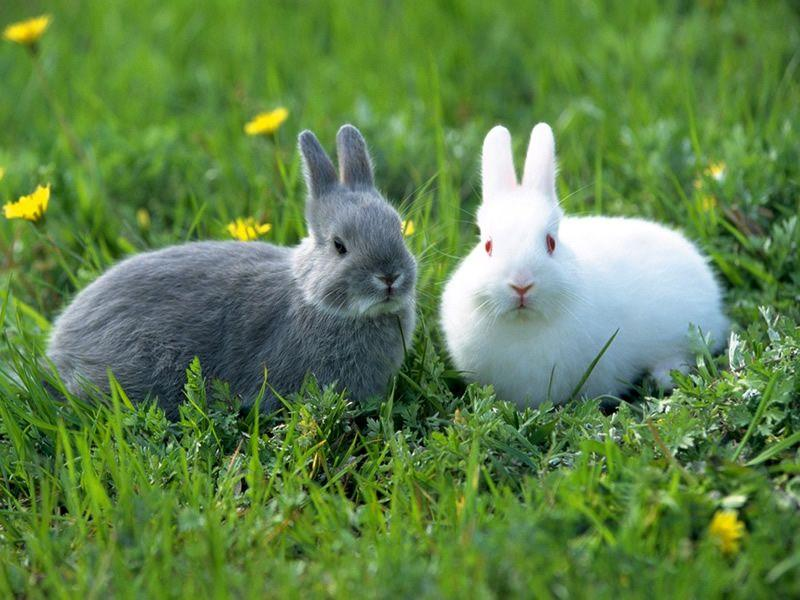
#> input picture 练习/图像处理进阶版/Retinex图像增强/rabbit.png, 800 x 600 px
$ python '3.带色彩恢复的MSRCR(源码有误).py'
#> lines starting #> are read from the running program, lines starting #| are printed output that depends on the picture; after the words box and inside, x2 and y2 are one past the last pixel; in counts of white or black regions, pixels touching at a corner belong together
# -*- coding: UTF-8 -*-
"""
@Project : pythonProject
@File    : 3.带色彩恢复的MSR.py
@IDE     : PyCharm
@Author  : FengHuohuo
@Date    : 2022/7/2 16:43
@Function：
"""
import cv2
import numpy as np

# MSRCR
def replaceZeroes(data):
    min_nonzero = min(data[np.nonzero(data)])
    data[data == 0] = min_nonzero
    return data


# simple color balance
def simple_color_balance(input_img, s1, s2):
    h, w = input_img.shape[:2]
    out_img = input_img.copy()
    sort_img = input_img.copy()
    one_dim_array = sort_img.flatten()  # 转化为一维数组
    sort_array = sorted(one_dim_array)  # 对一维数组按升序排序

    num = h * w
    print(num)
    # 取最小值部分像素值的索引
    per1 = int((h * w) * s1/100)
    print(per1)
    minvalue = sort_array[per1]

    # 取最大值部分像素值的索引
    per2 = int((h * w) * s2/100)
    print(per2)
    maxvalue = sort_array[(h * w) - 1 - per2]

    # 实施简单白平衡算法
    if (maxvalue <= minvalue):  # 若取到的最大值索引<最小值索引
        for i in range(h):
            for j in range(w):
                out_img[i, j] = maxvalue    # 将图像所有像素均设为像素最大值
    else:                       # 若是正常图像取值
        scale = 255.0 / (maxvalue - minvalue)   # 线性拉伸参数
        for m in range(h):
            for n in range(w):
                if (input_img[m, n] < minvalue):    # 将小于最小像素设为0
                    out_img[m, n] = 0
                elif (input_img[m, n] > maxvalue):  # 将大于最大像素设为255
                    out_img[m, n] = 255
                else:                               # 中间段像素进行拉伸
                    out_img[m, n] = scale * (input_img[m, n] - minvalue)  # 映射中间段的图像像素

    out_img = cv2.convertScaleAbs(out_img)      # 将得到的有些负值取绝对值得到正数，并将数据转化到0-255之间
    return out_img

# s1,s2 是去掉最小值和最大值的(量程100)，即去s1~s2中间部分
def MSRCR(img, scales, s1, s2):
    h, w = img.shape[:2]
    MSRCR_Out = img.copy()
    scales_size = 3

    B, G, R = cv2.split(img)
    log_R = np.zeros((h, w), dtype=np.float32)
    I = np.zeros((h, w), dtype=np.float32)

    I = np.add(B, G, R)
    I = replaceZeroes(I)

    for j in range(3):
        img[:, :, j] = replaceZeroes(img[:, :, j])
        for i in range(0, scales_size):
            L_blur = cv2.GaussianBlur(img[:, :, j], (scales[i], scales[i]), 0)
            L_blur = replaceZeroes(L_blur)
            dst_img = cv2.log(img[:, :, j]/255.0)   # 注意一下 最好用x = cv2.log（y）
            dst_Lblur = cv2.log(L_blur/255.0)
            dst_Ixl = cv2.multiply(dst_img, dst_Lblur)
            log_R += cv2.subtract(dst_img, dst_Ixl)
        MSR = log_R / 3.0
        MSRCR = 46 * (cv2.log(125.0 * img[:, :, j]/255.0) - cv2.log(I/255.0))
        MSRCR = cv2.normalize(MSRCR, 0, 255, cv2.NORM_MINMAX)
        MSRCR_Out[:, :, j] = simple_color_balance(MSRCR, s1, s2)
    return MSRCR_Out

if __name__ == "__main__":
    # image = cv2.imread("src.jpg")
    image = cv2.imread("rabbit.png")
#> image is the input picture: shape (600, 800, 3); mean B, G, R 74, 131, 95.8
    # image = 255 - image
    cv2.imshow("MRC", image)

    h, w = image.shape[:2]
#> h = 600; w = 800
    scales = [3, 5, 9]
    low = 10
    high = 110
    MSRCR_Out = MSRCR(image, scales, low, high)
#> in MSRCR, `I = np.add(B, G, R)`:
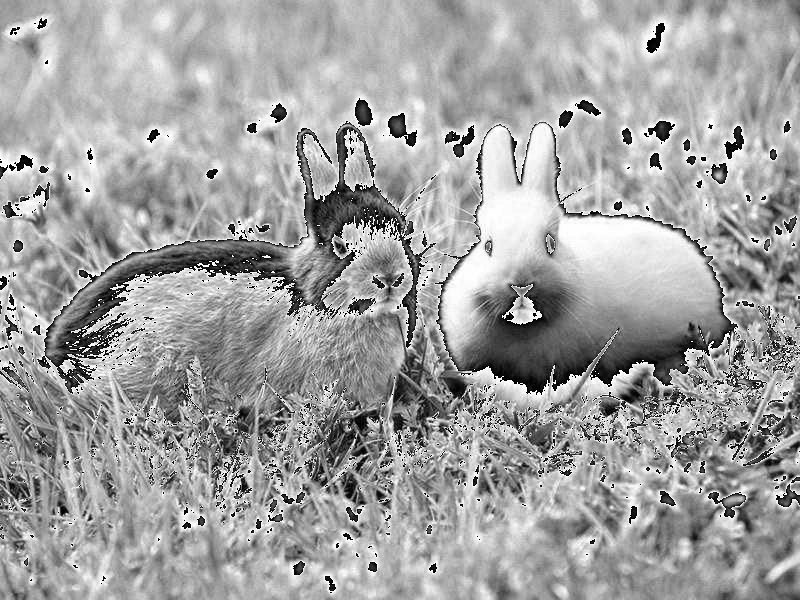
#> I: shape (600, 800); min 0, max 255, mean 161.4
#> in replaceZeroes, `min_nonzero = min(data[np.nonzero(data)])`: min_nonzero = 1
#> in replaceZeroes, `data[data == 0] = min_nonzero`: data: shape (600, 800); 0.16% of pixels changed, all inside (x1, y1, x2, y2) = (0, 21, 799, 589)
#> the loop in MSRCR, `for j in range(3):` made 3 passes
#> pass 1, in MSRCR, `MSRCR = 46 * (cv2.log(125.0 * img[:, :, j]/255.0) - cv2.log(I/255.0))`:
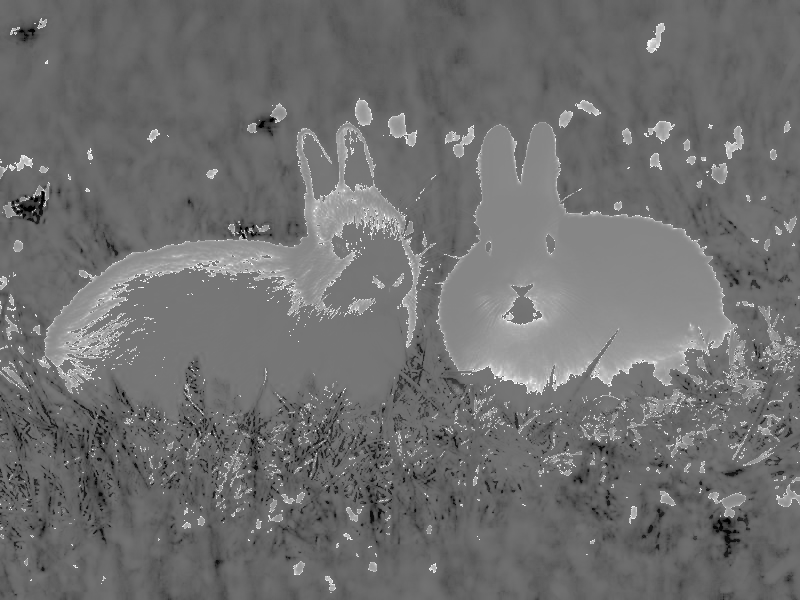
#> MSRCR: shape (600, 800) float64; min -31.14, max 449.7, mean 179.3; drawn with min black and max white
#> pass 1, in simple_color_balance, `out_img = cv2.convertScaleAbs(out_img)`:
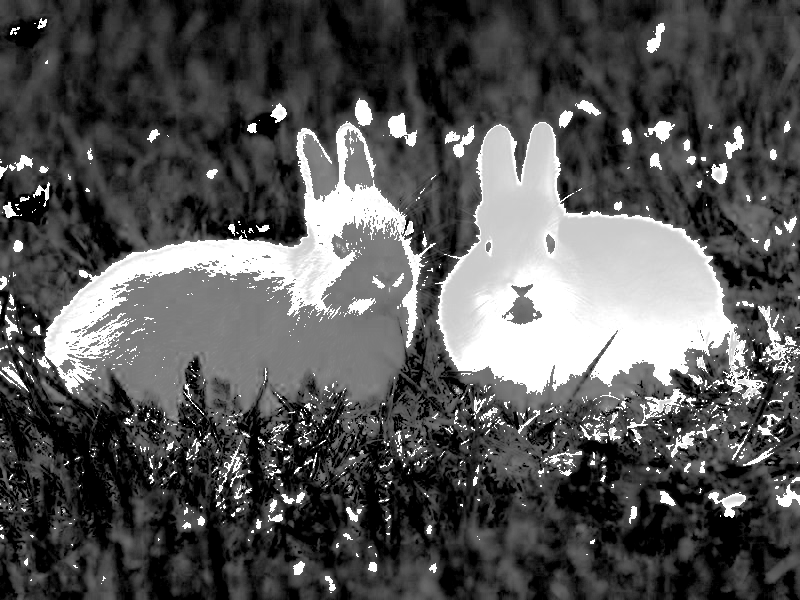
#> out_img: shape (600, 800); min 0, max 255, mean 85.2
#> after the loop in MSRCR, `for j in range(3):`:
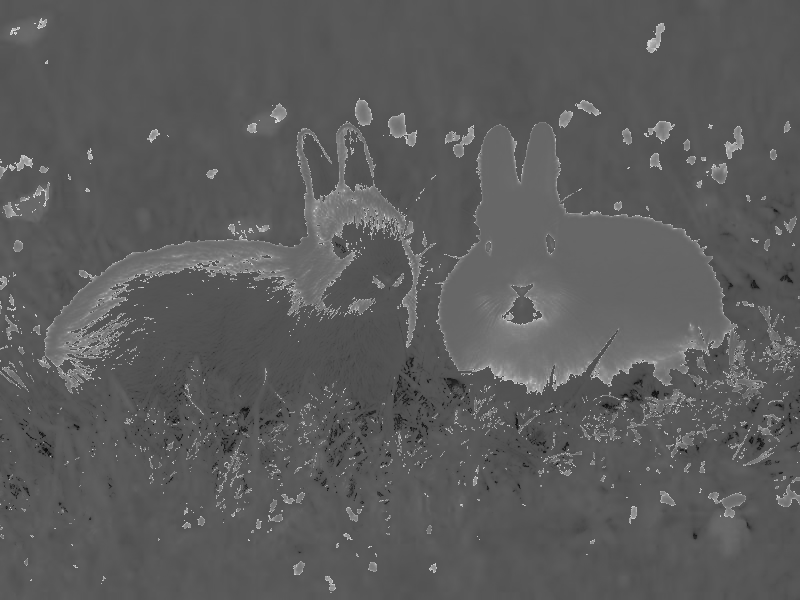
#> MSRCR: shape (600, 800) float64; min 0.0462, max 0.869, mean 0.362
#> after the loop in MSRCR, `for j in range(3):`:
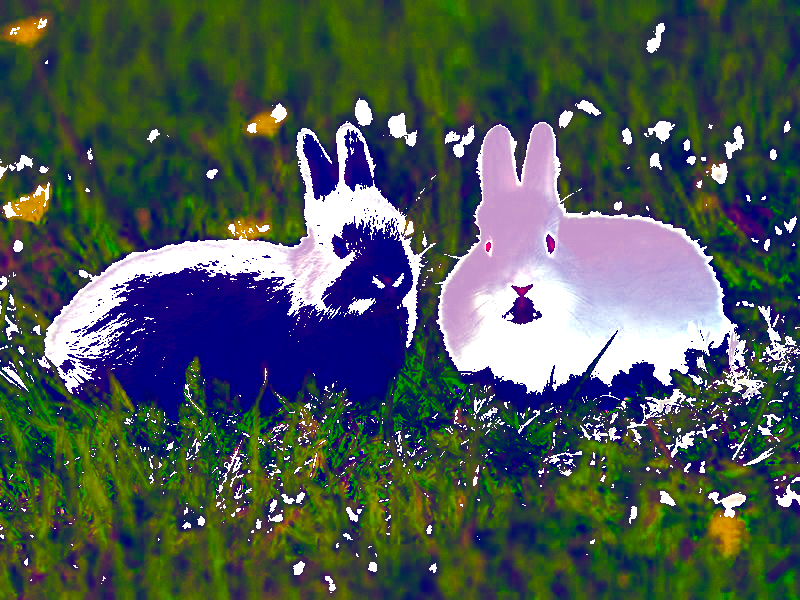
#> MSRCR_Out: shape (600, 800, 3); mean B, G, R 85.2, 88.4, 73.7
#> after the loop in MSRCR, `for j in range(3):`:
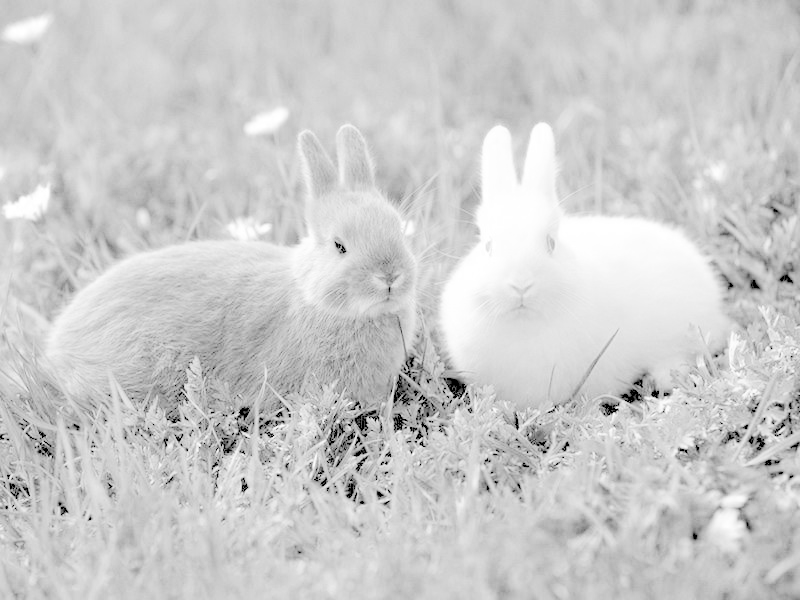
#> dst_img: shape (600, 800) float64; min -5.54, max 0, mean -1.1; drawn with min black and max white
#> after the loop in MSRCR, `for j in range(3):`: img: shape (600, 800, 3); 1.14% of pixels changed, all inside (x1, y1, x2, y2) = (0, 29, 800, 571)
#> after the loop in MSRCR, `for j in range(3):`:
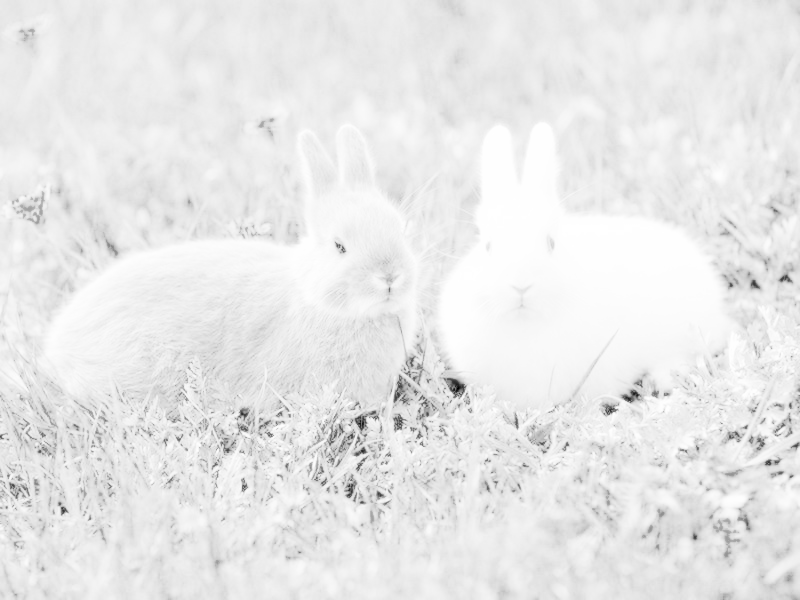
#> log_R: shape (600, 800) float32; min -289.8, max 0, mean -24.53; drawn with min black and max white
    cv2.imshow("MSRCR", MSRCR_Out)
    cv2.waitKey(0)
    cv2.destroyWindow()

$ run again, with 练习/图像处理进阶版/Retinex图像增强/example1.png copied over 练习/图像处理进阶版/Retinex图像增强/rabbit.png
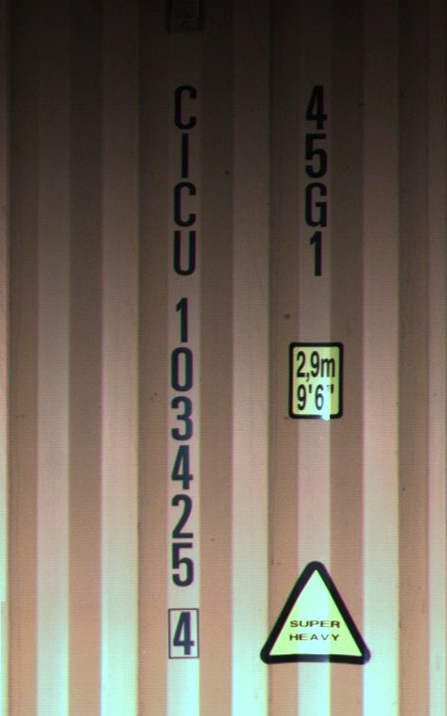
#> input picture 练习/图像处理进阶版/Retinex图像增强/example1.png, 447 x 716 px
#> image is the input picture: shape (716, 447, 3); mean B, G, R 91.2, 103.8, 114
#> min_nonzero = 1
#> data: shape (716, 447); min 1, max 255, mean 113
#> the loop in MSRCR, `for j in range(3):` made 3 passes
#> pass 1, in simple_color_balance, `out_img = cv2.convertScaleAbs(out_img)`:
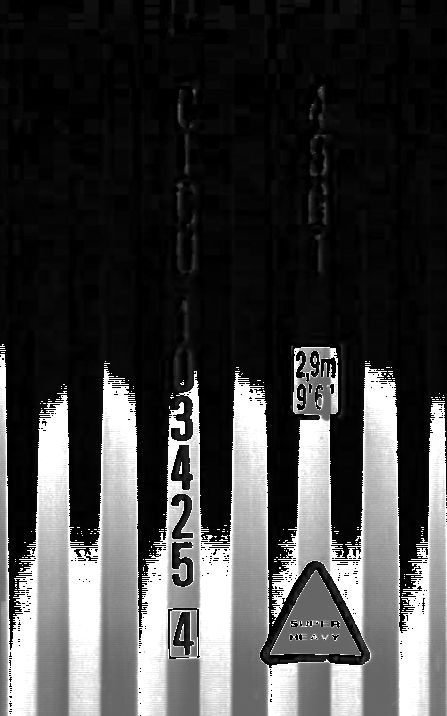
#> out_img: shape (716, 447); min 0, max 255, mean 65.8
#> after the loop in MSRCR, `for j in range(3):`:
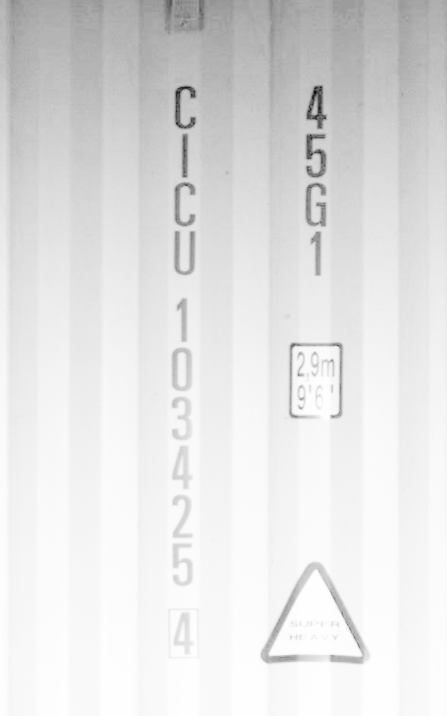
#> log_R: shape (716, 447) float32; min -235.3, max -0.779, mean -27.08; drawn with min black and max white

$ run again, with 练习/图像处理进阶版/Retinex图像增强/MSRCR_water.jpg saved as 练习/图像处理进阶版/Retinex图像增强/rabbit.png
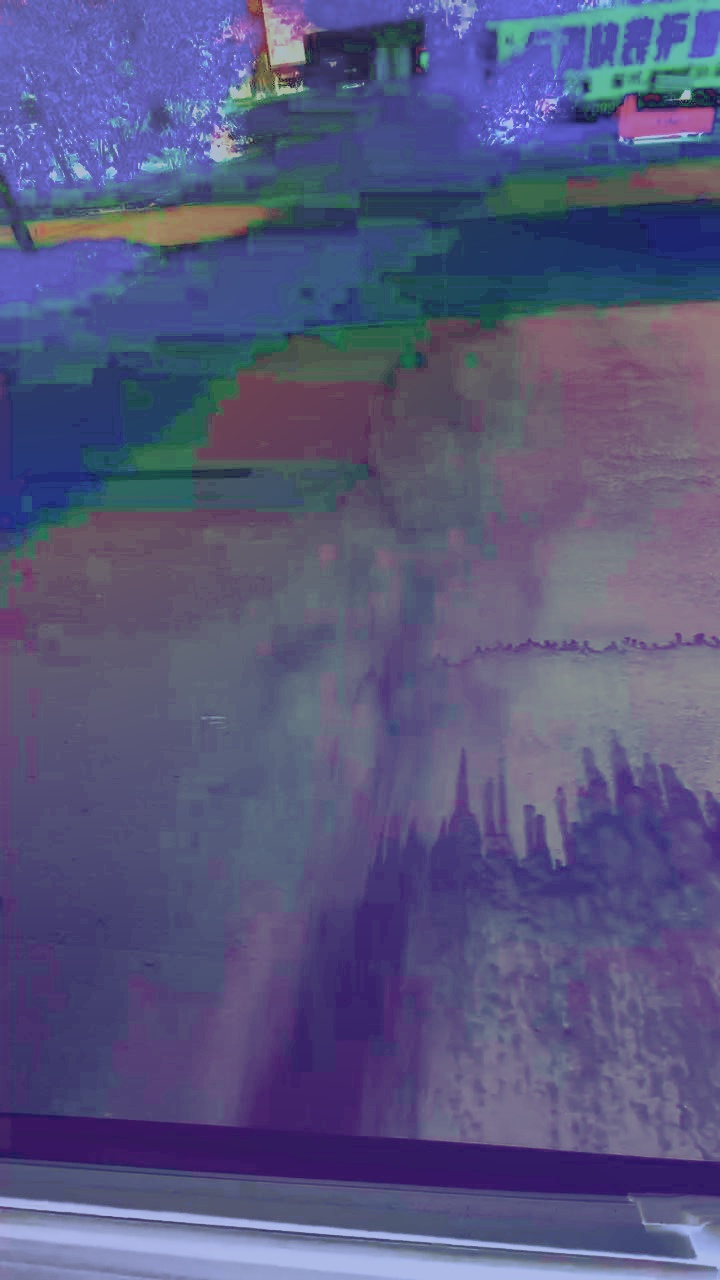
#> input picture 练习/图像处理进阶版/Retinex图像增强/MSRCR_water.jpg, 720 x 1280 px
#> image is the input picture: shape (1280, 720, 3); mean B, G, R 125.9, 87, 87.2
#> min_nonzero = 1
#> data: shape (1280, 720); min 1, max 255, mean 169.9
#> the loop in MSRCR, `for j in range(3):` made 3 passes
#> pass 1, in simple_color_balance, `out_img = cv2.convertScaleAbs(out_img)`:
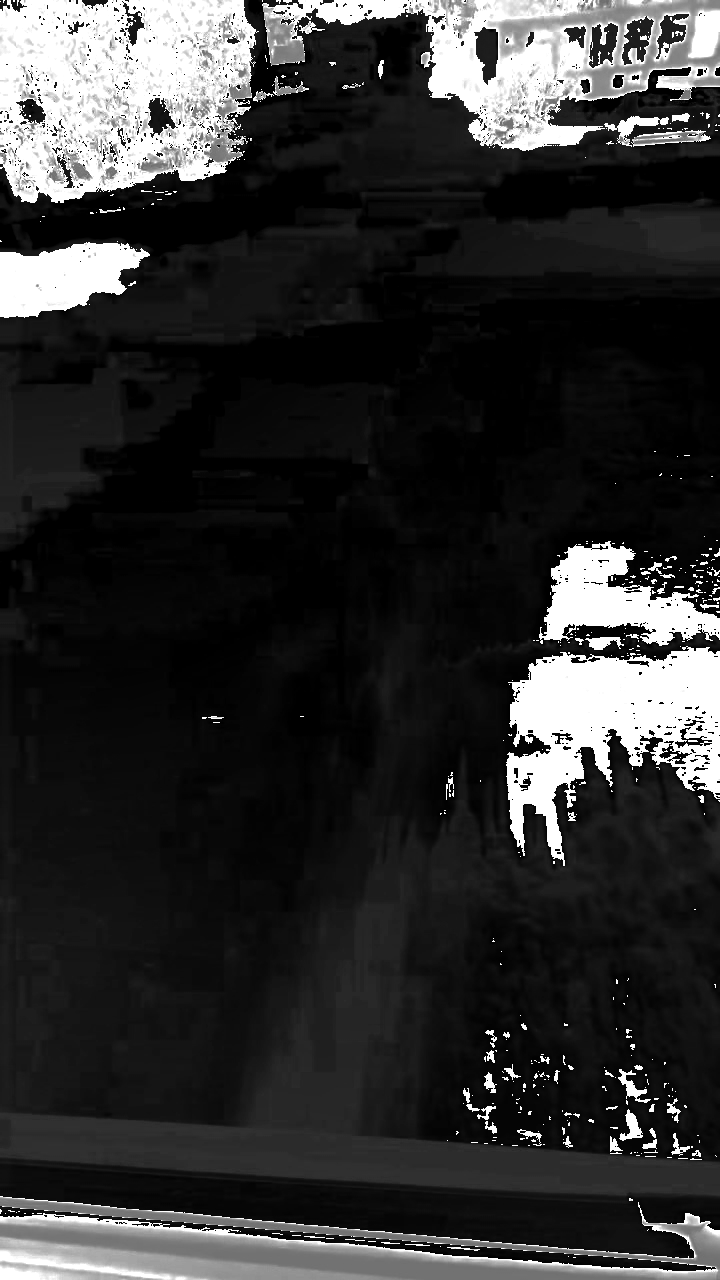
#> out_img: shape (1280, 720); min 0, max 255, mean 48.1
#> after the loop in MSRCR, `for j in range(3):`:
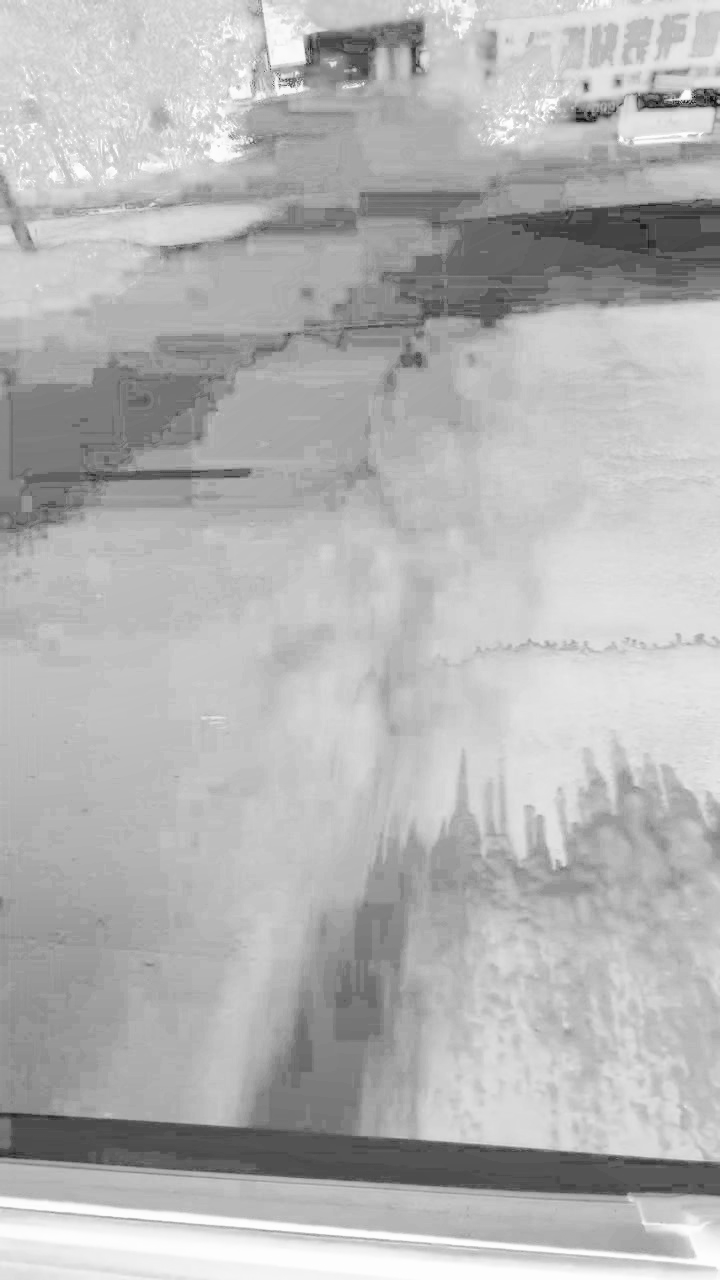
#> log_R: shape (1280, 720) float32; min -58.86, max -2.94, mean -19.28; drawn with min black and max white
